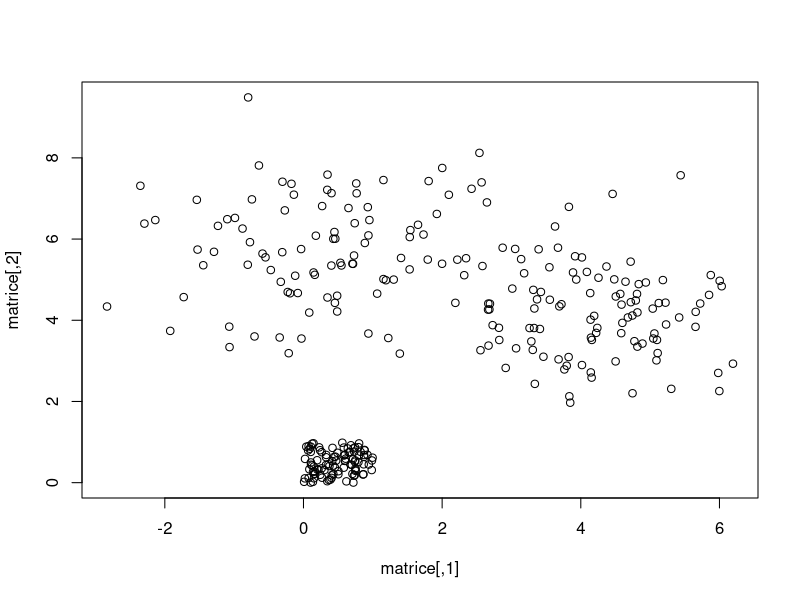
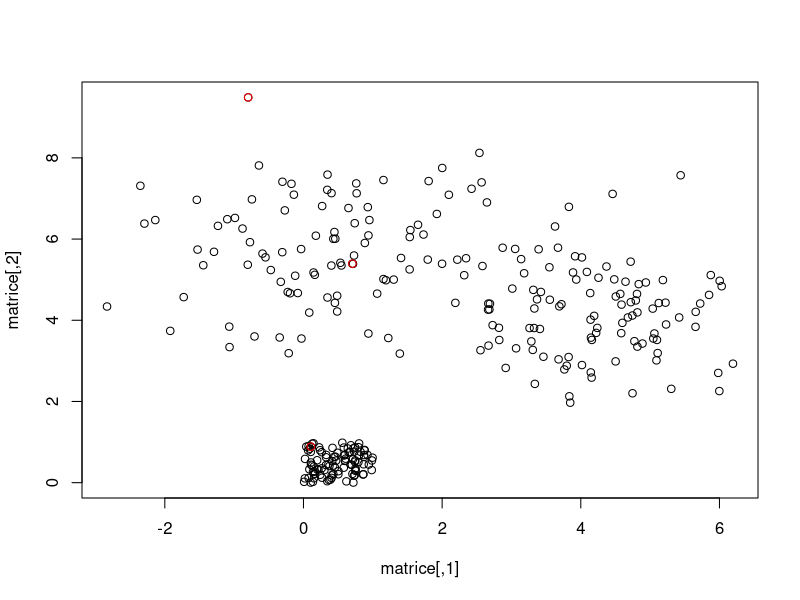

Reproduce these figures in R, in order.
matrice<-matrix(nrow = 300,ncol = 2)
a<-matrix(nrow = 3,ncol = 2)

unifx<-runif(100,0,1)
unify<-runif(100,0,1)

gaussx1<-rnorm(100, mean = 4, sd = 1)
gaussy1<-rnorm(100,4,1)

gaussx2<-rnorm(100, mean = 0.5, sd = sqrt(2))
gaussy2<-rnorm(100, mean = 6, sd = sqrt(2))

for(i in 1:100){
  matrice[i,1]<-unifx[i]
  matrice[i,2]<-unify[i]
  matrice[100+i,1]<-gaussx1[i]
  matrice[100+i,2]<-gaussy1[i]
  matrice[200+i,1]<-gaussx2[i]
  matrice[200+i,2]<-gaussy2[i]
}
a[1,1]<-matrice[1,1]
a[1,2]<-matrice[1,2]
a[2,1]<-matrice[2,1]
a[2,2]<-matrice[2,2]
a[3,1]<-matrice[3,1]
a[3,2]<-matrice[3,2]
plot(matrice)

D<-dist(matrice, method="euclidean")
D<-as.matrix(D)
D[upper.tri(D)]<-NA
diag(D)<-NA
s<-which(D==min(D,na.rm=T), arr.ind = T)
s[1,1]

class<-function(K,matrice){
  D<-dist(matrice, method="euclidean")
  D<-as.matrix(D)
  D[upper.tri(D)]<-NA
  diag(D)<-NA
  while(nrow(D)>K){
    s<-which(D==min(D,na.rm=T), arr.ind = T)
    elim1<-s[1,1]
    elim2<-s[1,2]
    
    moyenneX <- mean(matrice[elim1,1],matrice[elim2,1])
    moyenneY <- mean(matrice[elim1,2],matrice[elim2,2])
    matrice[elim1,1] <- moyenneX
    matrice[elim1,2] <- moyenneY
    
    rownames(matrice)[elim1]<-paste(rownames(matrice)[elim1],rownames(matrice)[elim2])
    
    matrice <- matrice[-elim2,]
    D <- dist(matrice,method="euclidean")
    D <- as.matrix(D)
    
    D[upper.tri(D)] <- NA
    diag(D) <- NA
  
  }
  return(matrice)
  
}
a<-class(3,matrice)
plot(matrice)
points(a,col="red")


# D<-dist(matrice, method="euclidean")
# AscH<-hclust(D, method="complete")
# plot(AscH, cex=0.6, hang=-1)
# cluster<-cutree(AscH,3)


